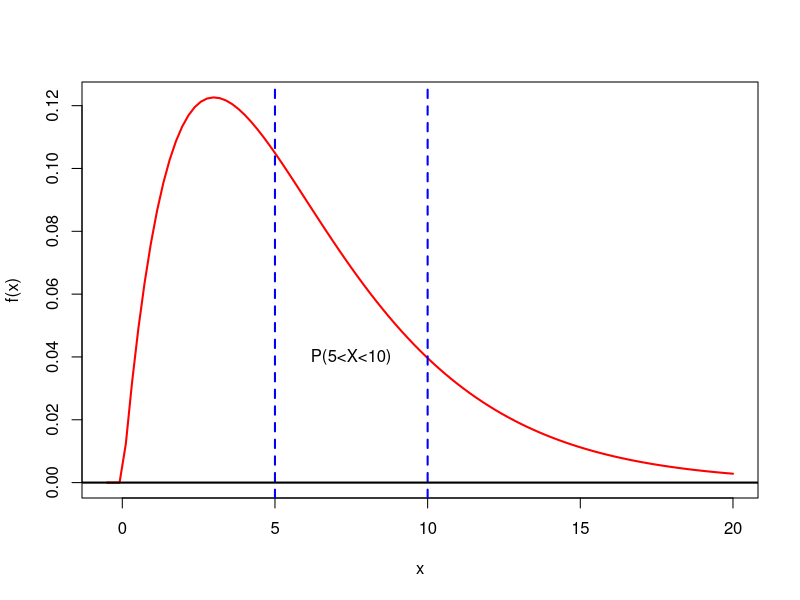
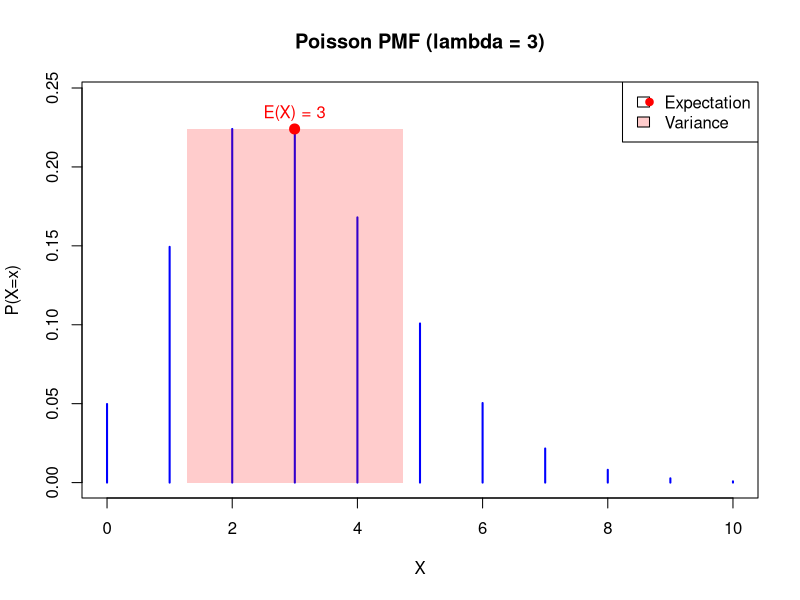
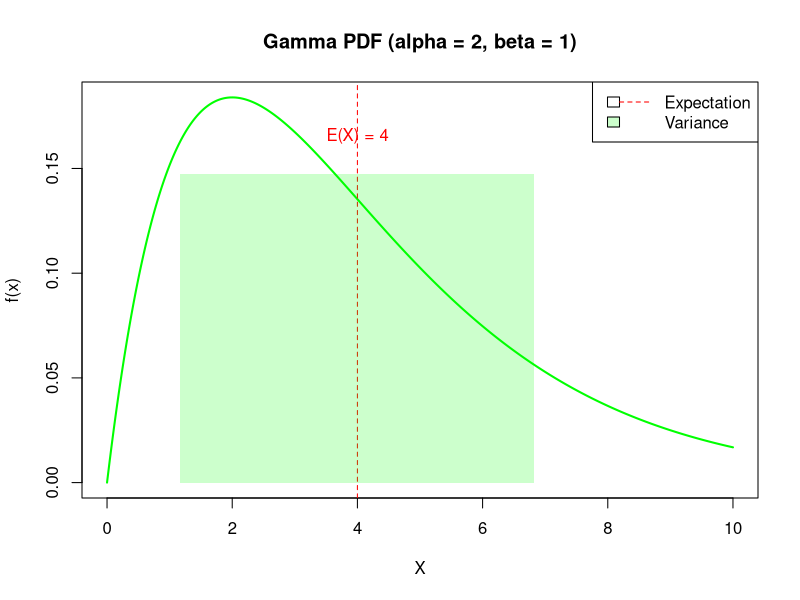
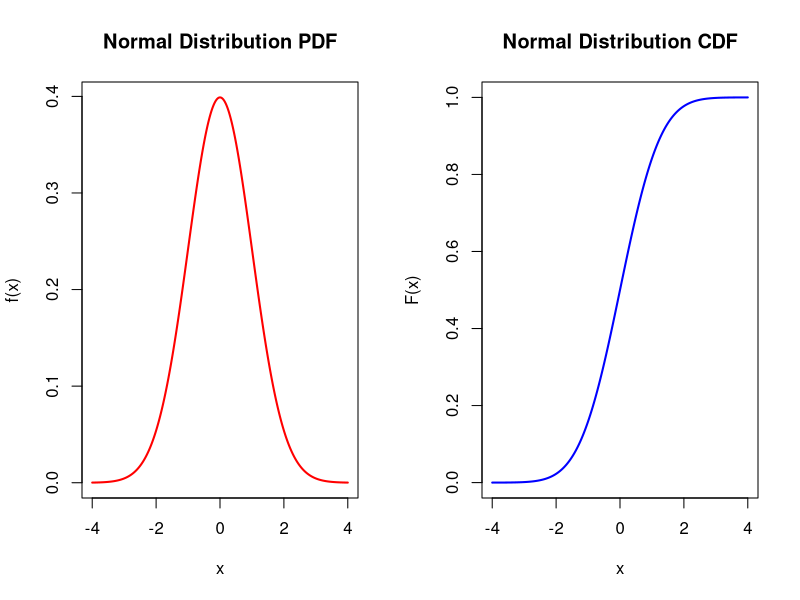
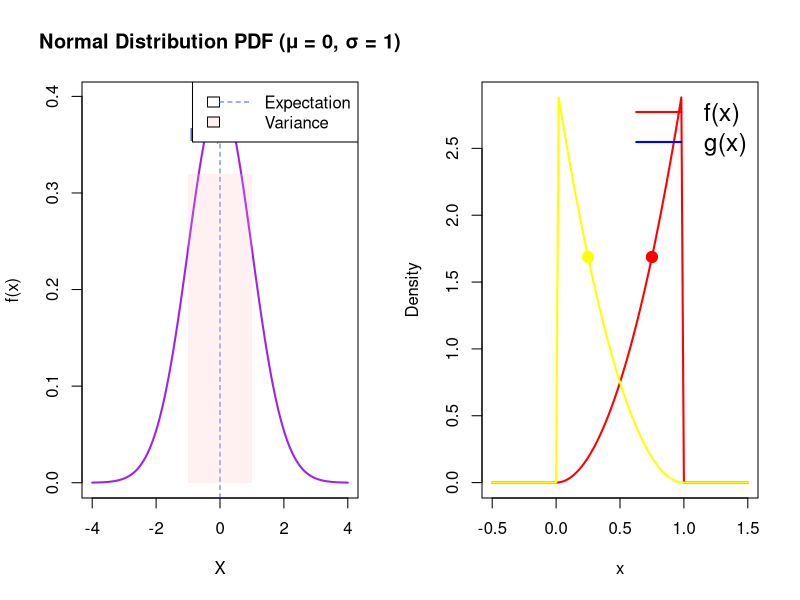

Here is the R script that generated these plots, in order:
# Probability of an Interval
# Example I: Gamma Function
alpha = 2
beta = 3
f = function(x){
  x^(alpha - 1)*exp(-x/beta)/(gamma(alpha)*beta^alpha)*(x>0)
}
curve(f(x), -0.5, 20, col = "red", lwd = 2)
abline(v = 5, col = "blue", lwd = 2, lty = 2)
abline(v = 10, col = "blue", lwd = 2, lty = 2)
abline(h = 0, col = "black", lwd = 2, lty = 1)
text(7.5, 0.04, "P(5<X<10)")

out = integrate(f, lower = 5, upper = 10)
out$value

# Center of Mass
# In probability and statistics, the center of mass refers to the expectation (mean) of a distribution.
# The expectation provides an average or "center" of the distribution.

# Expectation (Mean)
# For a random variable X with probability mass function (PMF) or probability density function (PDF),
# the expectation is the weighted average of the possible values of X, where the weights are the probabilities or densities.

# For discrete random variables:
# E(X) = sum(x * P(X = x))

# For continuous random variables:
# E(X) = integral from -inf to inf of x * f(x) dx

# Variance (Second-Order Expectation)
# The variance describes how much the values of a random variable differ from the expectation:
# Var(X) = E[(X - E(X))^2] = E(X^2) - (E(X))^2

# 3. Higher-Order Moments
# Higher-order moments describe more detailed characteristics of a distribution:
# - Skewness: Measures the asymmetry of the distribution.
# - Kurtosis: Measures the "tailedness" or peakness of the distribution.

# Example II: Discrete Random Variable (Poisson Distribution)
# P(X = x) = (λ^x * e^(-λ)) / x!, where x = 0, 1, 2, ...
# E(X) = λ
# Var(X) = λ

lambda = 3
x = 0:10

prob_x = dpois(x, lambda)

E_X = sum(x * prob_x)  # E(X) = sum(x * P(X=x))
cat("Expectation (Poisson):", E_X, "\n")

E_X2 = sum(x^2 * prob_x)  # E(X^2) = sum(x^2 * P(X=x))

Var_X = E_X2 - E_X^2      # Var(X) = E(X^2) - (E(X))^2
cat("Variance (Poisson):", Var_X, "\n")

plot(x, prob_x, type = "h", col = "blue", lwd = 2, 
     main = "Poisson PMF (lambda = 3)",
     ylab = "P(X=x)", xlab = "X", ylim = c(0, max(prob_x) + 0.02))
points(E_X, dpois(round(E_X), lambda), col = "red", pch = 20, cex = 2)
text(E_X, dpois(round(E_X), lambda) + 0.01, labels = paste("E(X) =", round(E_X, 2)), col = "red")
polygon(c(E_X - sqrt(Var_X), E_X + sqrt(Var_X), E_X + sqrt(Var_X), E_X - sqrt(Var_X)),
        c(0, 0, max(prob_x), max(prob_x)), col = rgb(1, 0, 0, 0.2), border = NA)
legend("topright", legend = c("Expectation", "Variance"), col = c("red", "red"), pch = c(19, NA), 
       fill = c(NA, rgb(1, 0, 0, 0.2)))


# Example III: Continuous Random Variable (Gamma Distribution)
# f(x; α, β) = (x^(α - 1) * e^(-x/β)) / (β^α * Γ(α)), where x > 0
# E(X) = α * β
# Var(X) = α * β^2
alpha = 2
beta = 2

f_gamma = function(x, alpha, beta) {
  ifelse(x < 0, 0, (x^(alpha - 1) * exp(-x / beta)) / (beta^alpha * gamma(alpha)))
}
x = seq(0, 10, by = 0.01)
f_val_gamma = numeric(length(x))
for (i in 1:length(x)) {
  f_val_gamma[i] = f_gamma(x[i], alpha, beta)
}

plot(x, f_val_gamma, type = "l", col = "green", lwd = 2, 
     main = "Gamma PDF (alpha = 2, beta = 1)",
     ylab = "f(x)", xlab = "X")

abline(v = alpha * beta, col = "red", lty = 2)
text(alpha * beta, max(f_val_gamma) * 0.9, labels = paste("E(X) =", round(alpha * beta, 2)), col = "red")
polygon(c(alpha * beta - sqrt(alpha * beta^2), alpha * beta + sqrt(alpha * beta^2), 
          alpha * beta + sqrt(alpha * beta^2), alpha * beta - sqrt(alpha * beta^2)),
        c(0, 0, max(f_val_gamma) * 0.8, max(f_val_gamma) * 0.8), col = rgb(0, 1, 0, 0.2), border = NA)
legend("topright", legend = c("Expectation", "Variance"), col = c("red", "green"), lty = c(2, NA),
       fill = c(NA, rgb(0, 1, 0, 0.2)))

# A function to calculate nth Order Moment of a Probability Distribution
Expectation_calculator <- function(f, type, orderofmoment = 1, x = NULL) {
  # Define function along with their bounds and values of specific parameters.
  n <- orderofmoment
  if (tolower(type) == "pdf") {
    expectation <- integrate(function(x) x^n * f(x), lower = -Inf, upper = Inf)$value
  } else if (tolower(type) == "pmf") {
    if (is.null(x)) stop("For PMF, please provide the values of the random variable (x).")
    expectation <- sum(x^n * f)  
  } else {
    stop("Invalid type. Please specify either 'pdf' for continuous or 'pmf' for discrete distribution.")
  }
  return(expectation)
}

# Normal Distribution or Gaussian Distribution
# The normal distribution is the only distribution whose cumulants beyond the first two (i.e., other than the mean and variance) are zero. 
# It is also the continuous distribution with the maximum entropy for a specified mean and variance.
# Assuming that the mean and variance are finite, that the normal distribution is the only distribution where the 
# mean and variance calculated from a set of independent draws are independent of each other
mu = 0     # mean
sigma = 1  # standard deviation
f_norm = function(x) {
  (1 / (sigma * sqrt(2 * pi))) * exp(-((x - mu)^2) / (2 * sigma^2))
}
f_norm_cdf = function(x) {
  pnorm(x, mean = mu, sd = sigma)
}
x = seq(-4 * sigma, 4 * sigma, by = 0.01)
f_val_norm = numeric(length(x))
cdf_val_norm = numeric(length(x))
for (i in 1:length(x)) {
  f_val_norm[i] = f_norm(x[i])
}
cdf_val_norm = f_norm_cdf(x)
par(mfrow = c(1, 2))
plot(x, f_val_norm, type = "l", col = "red", lwd = 2, 
     main = "Normal Distribution PDF", ylab = "f(x)", xlab = "x")
plot(x, cdf_val_norm, type = "l", col = "blue", lwd = 2, 
     main = "Normal Distribution CDF", ylab = "F(x)", xlab = "x")

# Example IV : Mean and Variance of the Normal Distribution
# f(x; μ, σ) = (1 / (σ * sqrt(2 * π))) * e^(-((x - μ)^2) / (2 * σ^2))
# E(X) = μ
# Var(X) = σ^2
mu = 0     # Mean of the distribution
sigma = 1  # Standard deviation of the distribution
f_norm = function(x, mu, sigma) {
  (1 / (sigma * sqrt(2 * pi))) * exp(-((x - mu)^2) / (2 * sigma^2))
}
mean_norm <- Expectation_calculator(function(x) f_norm(x, mu, sigma), type = "pdf", orderofmoment = 1)
print(paste("Mean (E(X)) =", round(mean_norm, 2)))
second_moment <- Expectation_calculator(function(x) f_norm(x, mu, sigma), type = "pdf", orderofmoment = 2)
print(paste("Second Moment =", round(second_moment, 2)))
variance <- second_moment - mean_norm^2    # Variance = E(X^2) - (E(X))^2
print(paste("Variance =", round(variance, 2)))
x = seq(-4 * sigma, 4 * sigma, by = 0.01)
f_val_norm = numeric(length(x))
for (i in 1:length(x)) {
  f_val_norm[i] = f_norm(x[i], mu, sigma)
}

plot(x, f_val_norm, type = "l", col = "purple", lwd = 2, 
     main = "Normal Distribution PDF (μ = 0, σ = 1)",
     ylab = "f(x)", xlab = "X")
abline(v = mu, col = "royalblue", lty = 2)
text(mu, max(f_val_norm) * 0.9, labels = paste("E(X) =", round(mean_norm, 2)), col = "royalblue")
variance_shaded_area = sqrt(variance)
polygon(c(mu - variance_shaded_area, mu + variance_shaded_area, 
          mu + variance_shaded_area, mu - variance_shaded_area),
        c(0, 0, max(f_val_norm) * 0.8, max(f_val_norm) * 0.8), 
        col = rgb(1, 0.71, 0.75, alpha = 0.2), border = NA)
legend("topright", legend = c("Expectation", "Variance"), col = c("royalblue", "purple"), 
       lty = c(2, NA), fill = c(NA, rgb(1, 0.71, 0.75, alpha = 0.2)))

# The normal distribution is particularly significant because its formula incorporates both the mean (μ) and variance (σ²) directly into its definition.
# This makes it a fundamental distribution in statistics, as it naturally represents data where the mean and variance are essential characteristics. 
# The normal distribution’s unique property of being fully described by just two parameters, μ and σ², underscores its central role in statistical theory and practice.

# In statistics, the 68–95–99.7 rule, also known as the empirical rule, and sometimes abbreviated 3sr,
# is a shorthand used to remember the percentage of values that lie within an interval estimate in a normal distribution: 
# approximately 68%, 95%, and 99.7% of the values lie within one, two, and three standard deviations.

#############################################################

# 3rd Order Moment
f = function(x){
  3*x^2*(x>0)*(x<1)
}

g = function(x){
  3*(1-x)^2*(x>0)*(x<1)
}

integrate(f, 0, 1)
integrate(g, 0, 1)

curve(f(x), -0.5, 1.5, col = "red", lwd = 2, ylab = "Density")
curve(g(x),add = TRUE, -0.5, 1.5, col = "yellow", lwd = 2)
legend("topright", legend = c("f(x)", "g(x)"),
       col = c("red", "blue"), lwd = c(2,2), cex = 1.5, bty = "n")

# Computing Expectation

mu_f = function(x){
  x*f(x)
}

mu_g = function(x){
  x*g(x)
}

integrate(mu_f, 0 ,1)           # Expectation of f
integrate(mu_g, 0, 1)           # Expectation of g

mu1 = integrate(mu_f, 0, 1)$value
mu2 = integrate(mu_g, 0, 1)$value
points(mu1, f(mu1), pch = 19, col="red", cex =1.5)
points(mu2, g(mu2), pch = 19, col="yellow", cex =1.5)

# Computation of Variance

mu2_f = function(x){
  (x-mu1)^2*f(x)
}

mu2_g = function(x){
  (x-mu2)^2*g(x)
}

integrate(mu2_f, 0, 1)
integrate(mu2_g, 0, 1)

var_f = integrate(mu2_f, 0, 1)$value
var_g = integrate(mu2_g, 0, 1)$value

cat("Variences of f and g are:\n", c(var_f, var_g))

# Third Order Central Moments

mu3_f = function(x){
  (x-mu1)^3*f(x)
}

mu3_g = function(x){
  (x-mu2)^3*g(x)
}

# Computing Skewness

skewness_f = integrate(mu3_f, 0, 1)$value/var_f^(3/2)
skewness_g = integrate(mu3_g, 0, 1)$value/var_g^(3/2)

cat("The skewness of f is :", skewness_f,"\n")
cat("The skewness of g is :", skewness_g,"\n")

